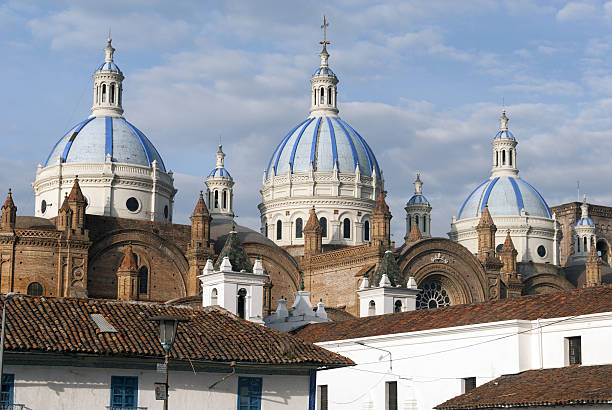
//> input picture data/prueba.jpg, 612 x 410 px
$ ./main ../data/   (built with g++ and OpenCV 4)
//> lines starting //> are read from the running program, lines starting //| are printed output that depends on the picture
### src/utils.hpp
#ifndef UTILS_HPP
#define UTILS_HPP

#include <opencv2/opencv.hpp>
#include <string>
#include <chrono>

cv::Mat loadImage(const std::string& imagePath);
void displayImage(const std::string& windowName, const cv::Mat& image);
double measureTime(std::function<void()> func);

#endif // UTILS_HPP

### src/gpu_pipeline.hpp
#ifndef GPU_PIPELINE_HPP
#define GPU_PIPELINE_HPP

#include <opencv2/core.hpp>
#include <opencv2/cudaarithm.hpp>
#include <opencv2/cudafilters.hpp>
#include <opencv2/cudafeatures2d.hpp>
//#include <opencv2/cudamorphology.hpp>
#include <opencv2/cudaimgproc.hpp>
#include <opencv2/cudawarping.hpp>
#include <opencv2/core/cuda.hpp>

class GPUPipeline {
public:
    static cv::cuda::GpuMat gaussianSmoothing(const cv::cuda::GpuMat& input, int kernelSize, double sigmaX);
    static cv::cuda::GpuMat morphologicalErosion(const cv::cuda::GpuMat& input, int kernelSize);
    static cv::cuda::GpuMat morphologicalDilation(const cv::cuda::GpuMat& input, int kernelSize);
    static cv::cuda::GpuMat cannyEdgeDetection(const cv::cuda::GpuMat& input, double threshold1, double threshold2);
    static cv::cuda::GpuMat histogramEqualization(const cv::cuda::GpuMat& input);
};

cv::cuda::GpuMat processImageGPU(const cv::cuda::GpuMat& image);

#endif // GPU_PIPELINE_HPP

### src/cpu_pipeline.hpp
#ifndef CPU_PIPELINE_HPP
#define CPU_PIPELINE_HPP

#include <opencv2/opencv.hpp>

class CPUPipeline {
public:
    static cv::Mat gaussianSmoothing(const cv::Mat& input, int kernelSize, double sigma);
    static cv::Mat morphologicalErosion(const cv::Mat& input, int kernelSize);
    static cv::Mat morphologicalDilation(const cv::Mat& input, int kernelSize);
    static cv::Mat cannyEdgeDetection(const cv::Mat& input, double threshold1, double threshold2);
    static cv::Mat histogramEqualization(const cv::Mat& input);
};

cv::Mat processImageCPU(const cv::Mat& image);

#endif // CPU_PIPELINE_HPP

### src/cpu_pipeline.cpp
#include "cpu_pipeline.hpp"
#include <opencv2/opencv.hpp>

using namespace cv;

void gaussianSmoothing(const Mat& input, Mat& output, int kernelSize, double sigma) {
    GaussianBlur(input, output, Size(kernelSize, kernelSize), sigma);
}

void morphologicalOperations(const Mat& input, Mat& output, int operation, int kernelSize) {
    Mat element = getStructuringElement(MORPH_RECT, Size(kernelSize, kernelSize));
    if (operation == 0) {
        erode(input, output, element);
    } else if (operation == 1) {
        dilate(input, output, element);
    }
}

void cannyEdgeDetection(const Mat& input, Mat& output, double threshold1, double threshold2) {
    Canny(input, output, threshold1, threshold2);
}

void histogramEqualization(const Mat& input, Mat& output) {
    if (input.channels() == 1) {
        equalizeHist(input, output);
    } else {
        std::vector<Mat> channels;
        split(input, channels);
        for (size_t i = 0; i < channels.size(); i++) {
            equalizeHist(channels[i], channels[i]);
        }
        merge(channels, output);
    }
}

cv::Mat processImageCPU(const cv::Mat& image) {
    cv::Mat gray, blurred, morph, edges, histEq;

    // Convertir a escala de grises
    cv::cvtColor(image, gray, cv::COLOR_BGR2GRAY);
    cv::imshow("CPU - Gray", gray);

    // Suavizado Gaussiano
    gaussianSmoothing(gray, blurred, 5, 1.5);
    cv::imshow("CPU - Gaussian Blur", blurred);

    // Operación morfológica (ejemplo: erosión)
    morphologicalOperations(blurred, morph, 0, 3); // 0: erode, 1: dilate
    cv::imshow("CPU - Morphology", morph);

    // Detección de bordes (Canny)
    cannyEdgeDetection(morph, edges, 50, 150);
    cv::imshow("CPU - Canny Edges", edges);

    // Ecualización del histograma
    histogramEqualization(edges, histEq);
    cv::imshow("CPU - Histogram Equalization", histEq);

    return histEq;
}

// Solo funciones CPU aquí

### src/main.cpp
#include <opencv2/opencv.hpp>
#include <opencv2/cudaarithm.hpp>
#include <opencv2/cudafilters.hpp>
#include <opencv2/cudafeatures2d.hpp>
#include <opencv2/cudaimgproc.hpp>
#include <opencv2/highgui.hpp>
#include <iostream>
#include "cpu_pipeline.hpp"
#include "gpu_pipeline.hpp"
#include "utils.hpp"
#include <filesystem>

namespace fs = std::filesystem;

void processImage(const std::string& imagePath) {
    cv::Mat image = cv::imread(imagePath, cv::IMREAD_COLOR);
    if (image.empty()) {
        std::cerr << "Error: Unable to load image: " << imagePath << std::endl;
        return;
    }

    // CPU Processing
    cv::Mat cpuResult;
    auto cpuStart = std::chrono::high_resolution_clock::now();
    cpuResult = processImageCPU(image);
    auto cpuEnd = std::chrono::high_resolution_clock::now();
    std::chrono::duration<double> cpuDuration = cpuEnd - cpuStart;

    // GPU Processing
    cv::cuda::GpuMat gpuImage, gpuResult;
    gpuImage.upload(image);
    auto gpuStart = std::chrono::high_resolution_clock::now();
    gpuResult = processImageGPU(gpuImage);
    auto gpuEnd = std::chrono::high_resolution_clock::now();
    std::chrono::duration<double> gpuDuration = gpuEnd - gpuStart;

    // Download GPU result
    cv::Mat gpuResultMat;
    gpuResult.download(gpuResultMat);

    // Display results
    cv::imshow("Original Image", image);
    cv::imshow("CPU Result", cpuResult);
    cv::imshow("GPU Result", gpuResultMat);
    std::cout << "CPU Processing Time: " << cpuDuration.count() << " seconds" << std::endl;
    std::cout << "GPU Processing Time: " << gpuDuration.count() << " seconds" << std::endl;

    cv::waitKey(0);
}

void processImagesInFolder(const std::string& folderPath) {
//> called with folderPath = "../data/"
    std::vector<std::string> imagePaths;
    for (const auto& entry : fs::directory_iterator(folderPath)) {
        if (entry.is_regular_file()) {
            std::string ext = entry.path().extension().string();
            if (ext == ".jpg" || ext == ".png" || ext == ".jpeg" || ext == ".bmp" || ext == ".tiff") {
                imagePaths.push_back(entry.path().string());
            }
        }
    }

    for (const auto& imagePath : imagePaths) {
        std::cout << "Processing: " << imagePath << std::endl;
        processImage(imagePath);
//> in processImage, image is the input picture: 410 rows x 612 cols, CV_8UC3; mean B, G, R 150.2, 144.2, 141.9
//> in processImageCPU, `cv::cvtColor(image, gray, cv::COLOR_BGR2GRAY);`:
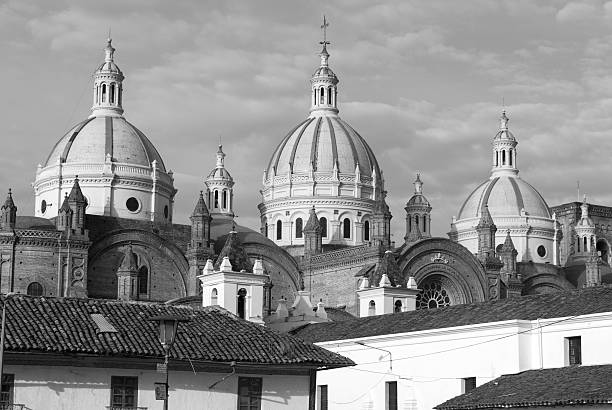
//> gray: 410 rows x 612 cols, CV_8UC1; min 0, max 255, mean 144.2
//> in gaussianSmoothing, `GaussianBlur(input, output, Size(kernelSize, kernelSize), sigma);`:
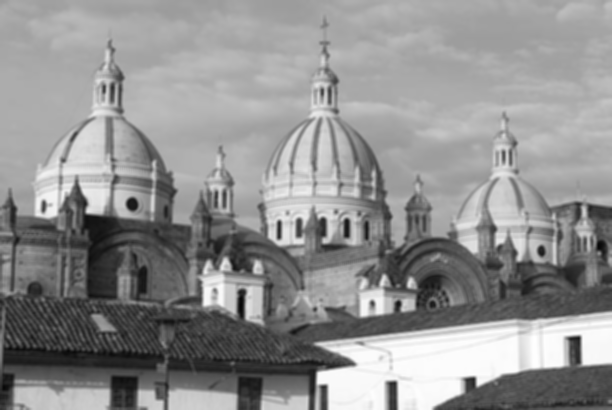
//> output: 410 rows x 612 cols, CV_8UC1; min 6, max 255, mean 144.2
//> in morphologicalOperations, `erode(input, output, element);`:
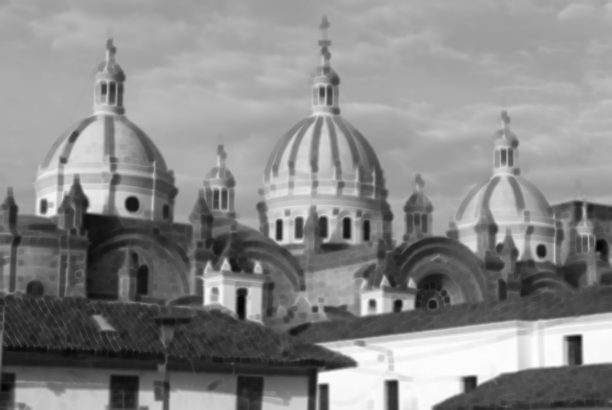
//> output: 410 rows x 612 cols, CV_8UC1; min 6, max 254, mean 137
//> in cannyEdgeDetection, `Canny(input, output, threshold1, threshold2);`:
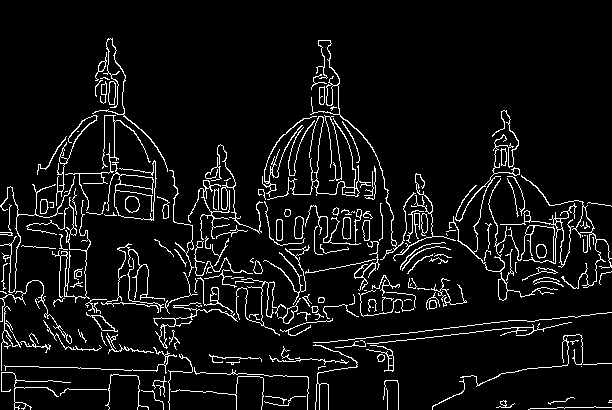
//> output: 410 rows x 612 cols, CV_8UC1; 6.9% white in thin lines or dots
    }
}

int main(int argc, char** argv) {
    if (argc < 2) {
        std::cerr << "Usage: " << argv[0] << " <image_folder>" << std::endl;
        return -1;
    }

    std::string folderPath = argv[1];
//> (the run ends here: the program stops with an error, at `gpuImage.upload(image);`)
